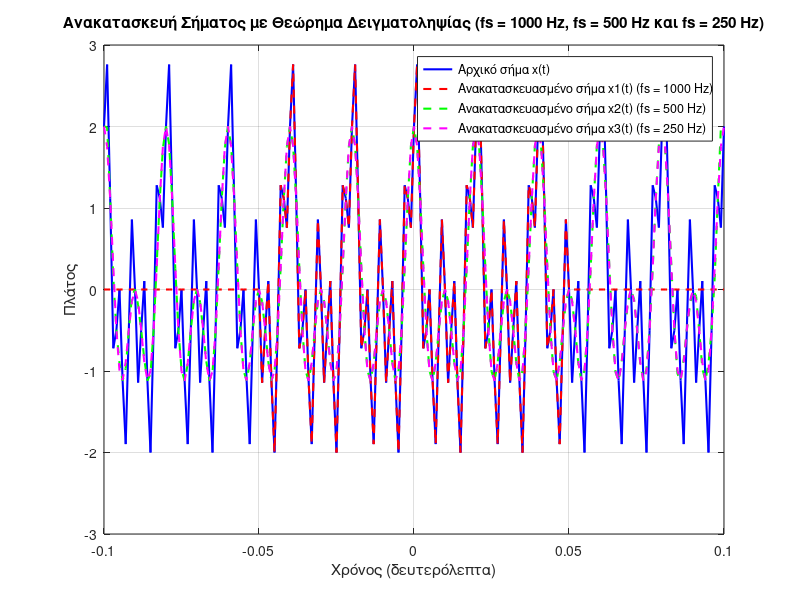

MATLAB code to generate this figure:
% Καθαρισμός του workspace και των figure
clear;
clc;
close all;

% Ορισμός του διαστήματος χρόνου από -0.1 έως 0.1 με βήμα 0.001
t = -0.1:0.001:0.1;

% Συχνότητα δειγματοληψίας για x1
fs1 = 1000; % Hz
Ts1 = 1/fs1; % Περίοδος δειγματοληψίας

% Συχνότητα δειγματοληψίας για x2
fs2 = 500; % Hz
Ts2 = 1/fs2; % Περίοδος δειγματοληψίας

% Συχνότητα δειγματοληψίας για x3
fs3 = 250; % Hz
Ts3 = 1/fs3; % Περίοδος δειγματοληψίας

% Δειγματοληπτημένα σημεία
N1 = -50:1:50;

% Ορισμός του σήματος z ως άθροισμα των cos(100*pi*t), cos(200*pi*t) και sin(500*pi*t)
z = cos(100*pi*t) + cos(200*pi*t) + sin(500*pi*t);

% Υπολογισμός των δειγμάτων του σήματος για fs1
Xs1 = cos(100*pi*N1*Ts1) + cos(200*pi*N1*Ts1) + sin(500*pi*N1*Ts1);

% Ανακατασκευή του σήματος x1 χρησιμοποιώντας το θεώρημα δειγματοληψίας για fs1
x1 = zeros(1, length(t));
for k = 1:length(t)
    x1(k) = Xs1 * sinc((t(k) - N1*Ts1) / Ts1)';
end

% Υπολογισμός των δειγμάτων του σήματος για fs2
Xs2 = cos(100*pi*N1*Ts2) + cos(200*pi*N1*Ts2) + sin(500*pi*N1*Ts2);

% Ανακατασκευή του σήματος x2 χρησιμοποιώντας το θεώρημα δειγματοληψίας για fs2
x2 = zeros(1, length(t));
for k = 1:length(t)
    x2(k) = Xs2 * sinc((t(k) - N1*Ts2) / Ts2)';
end

% Υπολογισμός των δειγμάτων του σήματος για fs3
Xs3 = cos(100*pi*N1*Ts3) + cos(200*pi*N1*Ts3) + sin(500*pi*N1*Ts3);

% Ανακατασκευή του σήματος x3 χρησιμοποιώντας το θεώρημα δειγματοληψίας για fs3
x3 = zeros(1, length(t));
for k = 1:length(t)
    x3(k) = Xs3 * sinc((t(k) - N1*Ts3) / Ts3)';
end

% Σχεδίαση του αρχικού σήματος
figure;
plot(t, z, 'b', 'LineWidth', 1.5);
hold on;

% Σχεδίαση του ανακατασκευασμένου σήματος x1
plot(t, x1, 'r--', 'LineWidth', 1.5);

% Σχεδίαση του ανακατασκευασμένου σήματος x2
plot(t, x2, 'g--', 'LineWidth', 1.5);

% Σχεδίαση του ανακατασκευασμένου σήματος x3
plot(t, x3, 'm--', 'LineWidth', 1.5);

% Προσθήκη υπομνήματος (legend) για τα σήματα
legend('Αρχικό σήμα x(t)', 'Ανακατασκευασμένο σήμα x1(t) (fs = 1000 Hz)', 'Ανακατασκευασμένο σήμα x2(t) (fs = 500 Hz)', 'Ανακατασκευασμένο σήμα x3(t) (fs = 250 Hz)');

% Ορισμός του τίτλου του διαγράμματος
title('Ανακατασκευή Σήματος με Θεώρημα Δειγματοληψίας (fs = 1000 Hz, fs = 500 Hz και fs = 250 Hz)');

% Ορισμός των ετικετών των αξόνων
xlabel('Χρόνος (δευτερόλεπτα)');
ylabel('Πλάτος');

% Ενεργοποίηση πλέγματος στο διάγραμμα για καλύτερη ανάγνωση
grid on;
